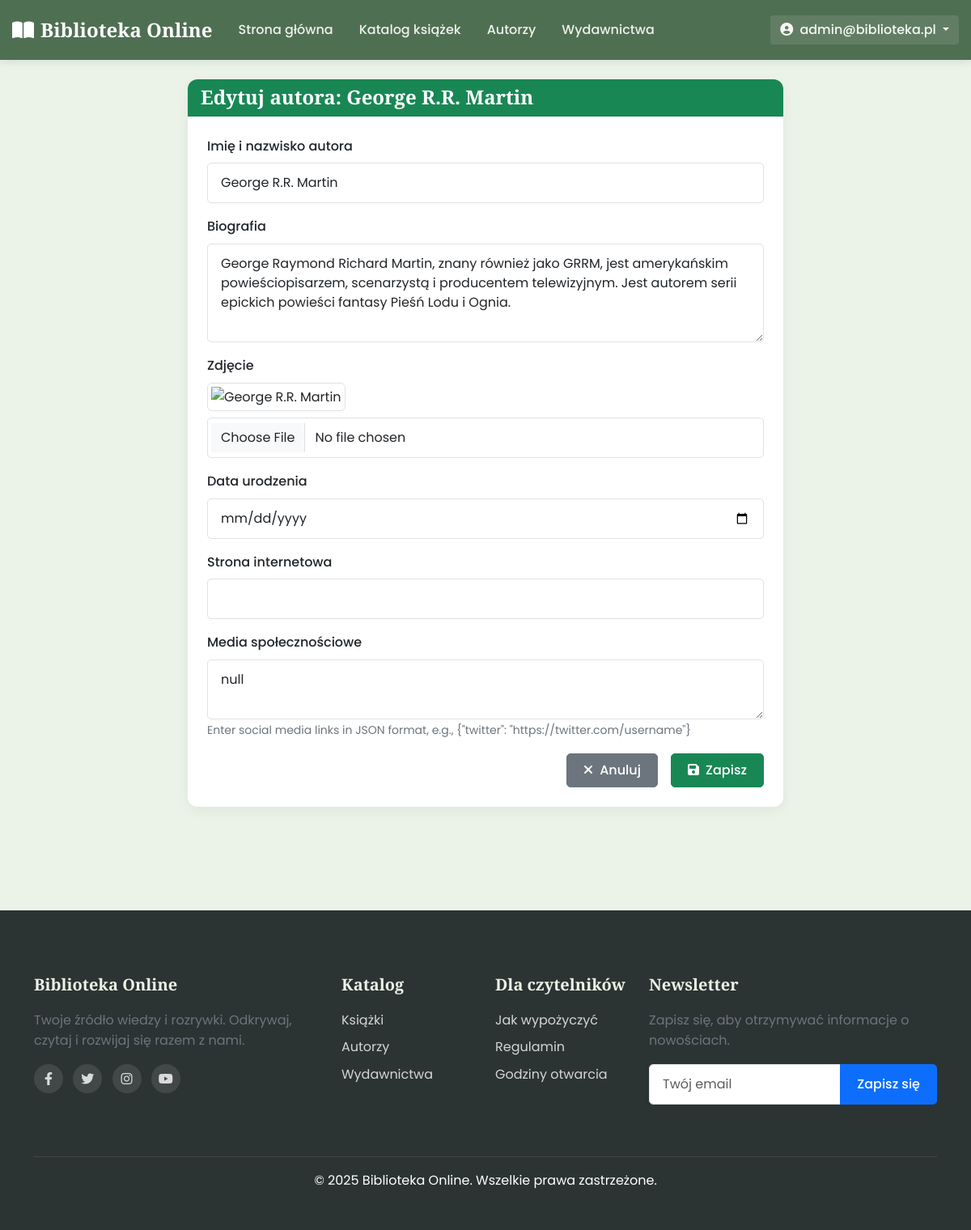
The app's page /librarian/authors/2/edit/ (signed in) with its own data.
### accounts/models.py (models this page shows, shortened)
class CustomUser(AbstractUser):
    username = None
    email = models.EmailField(_('email address'), unique=True)
    USERNAME_FIELD = 'email'
    REQUIRED_FIELDS = []
    objects = CustomUserManager()

### library/models.py (models this page shows, shortened)
class Author(models.Model):
    name = models.CharField(max_length=200)
    bio = models.TextField(blank=True)
    photo = models.ImageField(upload_to='authors/', blank=True, null=True)
    birth_date = models.DateField(blank=True, null=True)
    website = models.URLField(blank=True, null=True)
    social_media = models.JSONField(blank=True, null=True)

### library/views.py (the view)
# urls.py: path('librarian/authors/<int:pk>/edit/', views.author_update, name='author_update'),
@user_passes_test(is_librarian_or_admin)
def author_update(request, pk):
    author = get_object_or_404(Author, pk=pk)
    if request.method == 'POST':
        form = AuthorForm(request.POST, request.FILES, instance=author)
        if form.is_valid():
            author = form.save()
            messages.success(request, f'Autor "{author.name}" został zaktualizowany pomyślnie.')
            return redirect('author_detail', pk=author.pk)
    else:
        form = AuthorForm(instance=author)
    return render(request, 'library/librarian/author_form.html', {
        'form': form,
        'author': author,
        'title': f'Edytuj autora: {author.name}',
    })

### library/forms.py
class AuthorForm(forms.ModelForm):
    class Meta:
        model = Author
        fields = ['name', 'bio', 'photo', 'birth_date', 'website', 'social_media']
        widgets = {
            'name': forms.TextInput(attrs={'class': 'form-control'}),
            'bio': forms.Textarea(attrs={'class': 'form-control', 'rows': 4}),
            'photo': forms.FileInput(attrs={'class': 'form-control'}),
            'birth_date': forms.DateInput(attrs={'class': 'form-control', 'type': 'date'}),
            'website': forms.URLInput(attrs={'class': 'form-control'}),
            'social_media': forms.Textarea(attrs={'class': 'form-control', 'rows': 2}),
        }
        help_texts = {
            'social_media': _('Enter social media links in JSON format, e.g., {"twitter": "https://twitter.com/username"}'),
        }

### library/views.py (called while the page is built)
def is_librarian_or_admin(user):
    return user.is_authenticated and hasattr(user, 'profile') and (user.profile.role in ['admin', 'librarian'] or user.is_staff)

### templates/library/librarian/author_form.html (shortened to what this page needs)
{% extends 'base.html' %}
{% load static %}
{% block content %}
<div class="container">
    <div class="row">
        <div class="col-lg-8 mx-auto">
            <div class="card">
                <div class="card-header bg-success text-white">
                    <h4 class="card-title mb-0">{{ title }}</h4>
                </div>
                <div class="card-body">
                    <form method="post" enctype="multipart/form-data">
                        <div class="mb-3">
                            <label for="{{ form.name.id_for_label }}" class="form-label">Imię i nazwisko autora</label>
                            {{ form.name }}
                        </div>
                        <div class="mb-3">
                            <label for="{{ form.bio.id_for_label }}" class="form-label">Biografia</label>
                            {{ form.bio }}
                        </div>
                        <div class="mb-3">
                            <label for="{{ form.photo.id_for_label }}" class="form-label">Zdjęcie</label>
                            {% if author.photo %}
                            <div class="mb-2">
                                <img src="{{ author.photo.url }}" alt="{{ author.name }}" class="img-thumbnail" style="max-height: 150px;">
                            </div>
                            {% endif %}
                            {{ form.photo }}
                        </div>
                        <div class="mb-3">
                            <label for="{{ form.birth_date.id_for_label }}" class="form-label">Data urodzenia</label>
                            {{ form.birth_date }}
                        </div>
                        <div class="mb-3">
                            <label for="{{ form.website.id_for_label }}" class="form-label">Strona internetowa</label>
                            {{ form.website }}
                        </div>
                        <div class="mb-3">
                            <label for="{{ form.social_media.id_for_label }}" class="form-label">Media społecznościowe</label>
                            {{ form.social_media }}
                            {% if form.social_media.help_text %}
                            <small class="form-text text-muted">{{ form.social_media.help_text }}</small>
                            {% endif %}
                        </div>
                        <div class="d-grid gap-2 d-md-flex justify-content-md-end">
                            <a href="{% url 'author_list' %}" class="btn btn-secondary me-md-2">
                                <i class="fas fa-times me-1"></i> Anuluj
                            </a>
                            <button type="submit" class="btn btn-success">
                                <i class="fas fa-save me-1"></i> Zapisz
                            </button>
                        </div>
                    </form>
                </div>
            </div>
        </div>
    </div>
</div>
{% endblock %}

### templates/base.html (shortened to what this page needs)
<!DOCTYPE html>
{% load static %}
{% load i18n %}
<html lang="pl">
<head>
    <link href="https://cdn.jsdelivr.net/npm/bootstrap@5.3.0/dist/css/bootstrap.min.css" rel="stylesheet">
    <link rel="stylesheet" href="https://cdnjs.cloudflare.com/ajax/libs/font-awesome/6.4.0/css/all.min.css">
    <link rel="stylesheet" href="{% static 'css/style.css' %}">
</head>
<body>
    <nav class="navbar navbar-expand-lg navbar-dark sticky-top" style="background-color: #4F6F52; box-shadow: 0 2px 10px rgba(0, 0, 0, 0.1); padding: 0.8rem 0;">
        <div class="container-xl">
            <a class="navbar-brand" href="{% url 'home' %}" style="font-weight: 700; font-size: 1.5rem; color: #ffffff !important;">
                <i class="fas fa-book-open me-2"></i>Biblioteka Online
            </a>
            <div class="collapse navbar-collapse" id="navbarNav">
                <ul class="navbar-nav me-auto">
                    <li class="nav-item">
                        <a class="nav-link" href="{% url 'home' %}" style="color: rgba(255, 255, 255, 0.9) !important; font-weight: 500; padding: 0.5rem 1rem;">Strona główna</a>
                    </li>
                    <li class="nav-item">
                        <a class="nav-link" href="{% url 'book_list' %}" style="color: rgba(255, 255, 255, 0.9) !important; font-weight: 500; padding: 0.5rem 1rem;">Katalog książek</a>
                    </li>
                    <li class="nav-item">
                        <a class="nav-link" href="{% url 'author_list' %}" style="color: rgba(255, 255, 255, 0.9) !important; font-weight: 500; padding: 0.5rem 1rem;">Autorzy</a>
                    </li>
                    <li class="nav-item">
                        <a class="nav-link" href="{% url 'publisher_list' %}" style="color: rgba(255, 255, 255, 0.9) !important; font-weight: 500; padding: 0.5rem 1rem;">Wydawnictwa</a>
                    </li>
                </ul>
                <ul class="navbar-nav d-flex align-items-center">
                    {% if user.is_authenticated %}
                    <li class="nav-item dropdown">
                        <a class="nav-link dropdown-toggle btn btn-sm" href="#" id="userDropdown" role="button"
                           data-bs-toggle="dropdown" aria-expanded="false" style="color: rgba(255, 255, 255, 0.95) !important; font-weight: 500; background-color: rgba(255, 255, 255, 0.1); border-radius: 4px; padding: 0.375rem 0.75rem;">
                            <i class="fas fa-user-circle me-1"></i> {{ user.get_full_name|default:user.email }}
                        </a>
                    </li>
                    {% endif %}
                </ul>
            </div>
        </div>
    </nav>
    <main class="container-xl my-4">
        {% block content %}{% endblock %}
    </main>
    <footer class="footer mt-5" style="background-color: #2C3333; color: #ffffff; padding: 2rem 0;">
        <div class="container">
            <div class="row py-5">
                <div class="col-lg-4 mb-4 mb-lg-0">
                    <h5 class="footer-heading">Biblioteka Online</h5>
                    <p class="text-muted">Twoje źródło wiedzy i rozrywki. Odkrywaj, czytaj i rozwijaj się razem z nami.</p>
                    <div class="social-icons mt-3">
                        <a href="{% url 'home' %}" class="me-2"><i class="fab fa-facebook-f"></i></a>
                        <a href="{% url 'home' %}" class="me-2"><i class="fab fa-twitter"></i></a>
                        <a href="{% url 'home' %}" class="me-2"><i class="fab fa-instagram"></i></a>
                        <a href="{% url 'home' %}"><i class="fab fa-youtube"></i></a>
                    </div>
                </div>
                <div class="col-lg-2 col-md-6 mb-4 mb-lg-0">
                    <h5 class="footer-heading">Katalog</h5>
                    <ul class="list-unstyled">
                        <li><a href="{% url 'book_list' %}">Książki</a></li>
                        <li><a href="{% url 'author_list' %}">Autorzy</a></li>
                        <li><a href="{% url 'publisher_list' %}">Wydawnictwa</a></li>
                    </ul>
                </div>
                <div class="col-lg-2 col-md-6 mb-4 mb-lg-0">
                    <h5 class="footer-heading">Dla czytelników</h5>
                    <ul class="list-unstyled">
                        <li><a href="{% url 'how_to_borrow' %}">Jak wypożyczyć</a></li>
                        <li><a href="{% url 'rules' %}">Regulamin</a></li>
                        <li><a href="{% url 'opening_hours' %}">Godziny otwarcia</a></li>
                    </ul>
                </div>
                <div class="col-lg-4">
                    <h5 class="footer-heading">Newsletter</h5>
                    <p class="text-muted">Zapisz się, aby otrzymywać informacje o nowościach.</p>
                    <form method="get" action="{% url 'home' %}">
                        <div class="input-group mb-3">
                            <input type="email" class="form-control" placeholder="Twój email" aria-label="Email address">
                            <button class="btn btn-primary" type="submit">Zapisz się</button>
                        </div>
                    </form>
                </div>
            </div>
            <div class="footer-bottom py-3 text-center border-top">
                <p class="mb-0">&copy; {% now "Y" %} Biblioteka Online. Wszelkie prawa zastrzeżone.</p>
            </div>
        </div>
    </footer>
</body>
</html>

### static/css/style.css (style rules this page uses)
body { display: flex; flex-direction: column; min-height: 100vh; font-family: 'Poppins', sans-serif; line-height: 1.6; color: #333333; background-color: #EBF3E8; width: 100%; overflow-x: hidden; }
main { flex: 1; padding-bottom: 2rem; width: 100%; }
.container-xl { max-width: 1400px; width: 100%; padding-right: 15px; padding-left: 15px; margin-right: auto; margin-left: auto; }
h1, h2, h3, h4, h5, .navbar-brand { font-family: 'Playfair Display', serif; font-weight: 700; }
.navbar { background-color: #4F6F52; box-shadow: 0 2px 10px rgba(0, 0, 0, 0.1); padding: 0.8rem 0; }
.navbar-brand { font-weight: 700; font-size: 1.5rem; color: #ffffff !important; }
.navbar-nav .nav-link { font-weight: 500; padding: 0.5rem 1rem; color: rgba(255, 255, 255, 0.9) !important; transition: all 0.3s ease; }
.card { border: none; border-radius: 12px; box-shadow: 0 5px 15px rgba(0, 0, 0, 0.05); transition: transform 0.3s ease, box-shadow 0.3s ease; margin-bottom: 1.5rem; overflow: hidden; background-color: #fff; }
.card-header { background-color: var(--light); border-bottom: 1px solid rgba(0, 0, 0, 0.05); font-weight: 600; color: var(--primary); }
.card-title { color: var(--primary-dark); font-weight: 600; }
.card-body { padding: 1.5rem; }
.footer { background-color: #2C3333; color: #fff; }
.footer-heading { font-weight: 600; margin-bottom: 1.2rem; color: #EBF3E8; }
.footer a { color: rgba(255, 255, 255, 0.8); text-decoration: none; transition: color 0.3s ease; }
.footer .list-unstyled li { margin-bottom: 0.5rem; }
.footer .social-icons a { display: inline-flex; align-items: center; justify-content: center; width: 36px; height: 36px; background-color: rgba(255, 255, 255, 0.1); border-radius: 50%; transition: all 0.3s ease; }
.footer-bottom { border-color: rgba(255, 255, 255, 0.1) !important; }
.btn-primary { background-color: #4F6F52; border-color: #4F6F52; }
.btn { padding: 0.5rem 1.25rem; border-radius: 5px; font-weight: 500; transition: all 0.3s ease; }
.btn-primary { background-color: #0d6efd; border-color: #0d6efd; }
.form-control, .form-select { padding: 0.75rem 1rem; border-radius: 5px; border: 1px solid #dee2e6; transition: border-color 0.15s ease-in-out, box-shadow 0.15s ease-in-out; }
.form-label { font-weight: 500; margin-bottom: 0.5rem; }
footer { background-color: #f8f9fa; margin-top: auto; }
.text-muted { color: #6c757d !important; }

### records on screen
CustomUser: get_full_name "admin@biblioteka.pl"
Author: name "George R.R. Martin", bio "George Raymond Richard Martin, znany również jako GRRM, jest amerykańskim powieściopisarzem, scenarzystą i producentem telewizyjnym. Jest autorem serii epickich powieści fantasy Pieśń Lodu i Ognia.", social_media "null"

### other values on screen
{{ title }} "Edytuj autora: George R.R. Martin"
